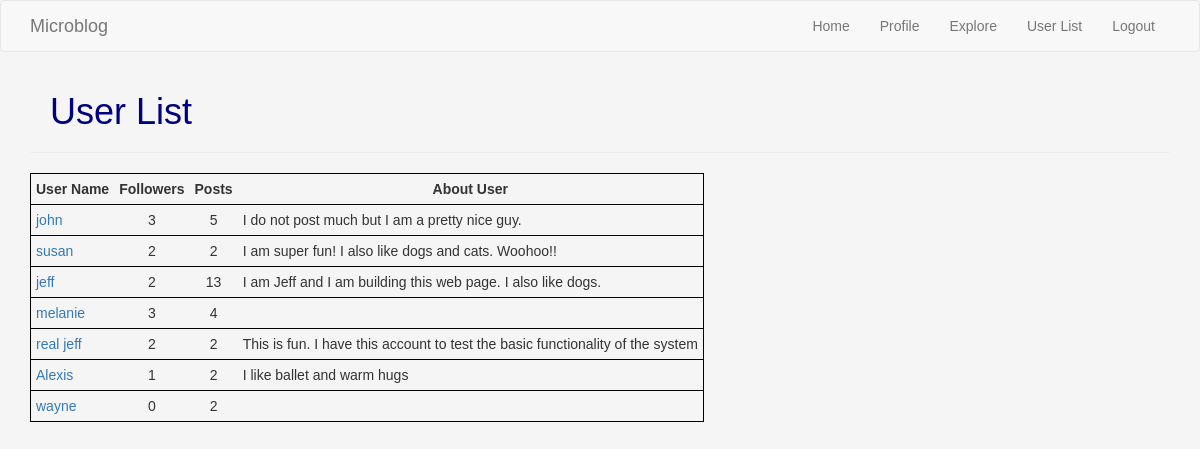
The page /user_list (signed in) on the database as committed earlier.
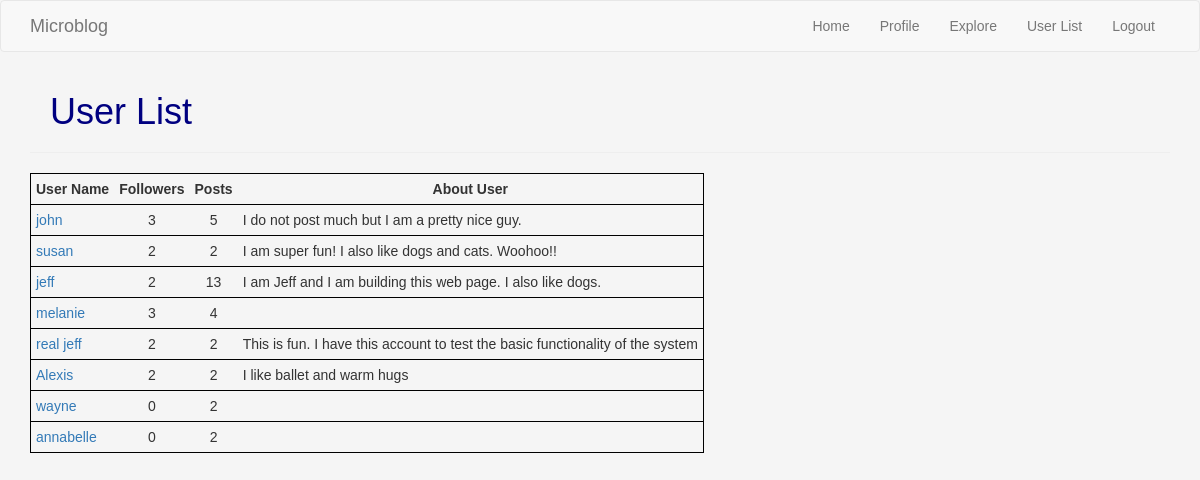
The same page on the database as committed later.
### webapp/models.py (models this page shows, shortened)
class User(UserMixin, db.Model):
    id = db.Column(db.Integer, primary_key=True)
    username = db.Column(db.String(64), index=True, unique=True)
    email = db.Column(db.String(120), index=True, unique=True)
    password_hash = db.Column(db.String(128))
    posts = db.relationship('Post', backref='author', lazy='dynamic')
    about_me = db.Column(db.String(140))
    last_seen = db.Column(db.DateTime, default=datetime.utcnow)
    followed = db.relationship(
        'User', secondary=followers,
        primaryjoin=(followers.c.follower_id == id),
        secondaryjoin=(followers.c.followed_id == id),
        backref=db.backref('followers', lazy='dynamic'), lazy='dynamic')
    def user_posts(self):
        own_posts = Post.query.filter_by(user_id=self.id)
        return own_posts.order_by(Post.timestamp.desc())

### webapp/main/routes.py (the view)
@bp.route('/user_list')
@login_required
def user_list():
    users = User.query.all()
    return render_template('user_list.html', users=users)

### webapp/main/routes.py (called while the page is built)
@bp.before_request
def before_request():
    if current_user.is_authenticated:
        current_user.last_seen = datetime.utcnow()
        db.session.commit()

### webapp/models.py (called while the page is built)
@login.user_loader
def load_user(id):
    return User.query.get(int(id))

### webapp/templates/user_list.html
{% extends "base.html" %}
{% block app_content %}
    <h1>User List</h1>
    <hr>
    <table class="user_list_table">
        <tr><th  class="user_list_cell">User Name</th>
            <th class="user_list_cell user_list_nums">Followers</th>
            <th class="user_list_cell user_list_nums">Posts</th>
            <th class="user_list_cell">About User</th></tr>
        {% for user in users %}
            <tr class="user_list_row">
                <td class="user_list_cell"><a href={{ url_for('main.user', username=user.username) }} >{{ user.username }}</a></td>
                <td class="user_list_cell user_list_nums">{{ user.followers.count() }}</td>
                <td class="user_list_cell user_list_nums">{{ user.user_posts().count() }}</td>
                <td class="user_list_cell">{% if user.about_me %}
                    {{ user.about_me }}
                {% endif %}</td>
            </tr>
        {% endfor %}
    </table>
{% endblock %}

Rows that differ between the two databases and show on the page:
computed for User "Alexis": followers.count "1" → "2"
added User: username "annabelle", followers.count "0", user_posts "2"
